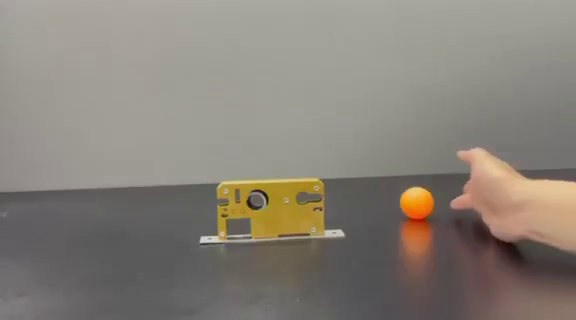
#> input picture frame 5 of lab11,12/lab 1112/kalman/tennis_ball.mp4, 576 x 320 px
$ jupyter execute kalman.ipynb
#> lines starting #> are read from the running program, lines starting #| are printed output that depends on the picture; after the words box and inside, x2 and y2 are one past the last pixel; in counts of white or black regions, pixels touching at a corner belong together
# Kalman filter

more from here https://github.com/rlabbe/Kalman-and-Bayesian-Filters-in-Python

pip install filterpy

[cell 1]
import numpy as np
import cv2

[cell 2]
class KalmanFilter(object):
    def __init__(self, dt, u_x,u_y, std_acc, x_std_meas, y_std_meas):
        """
        :param dt: sampling time (time for 1 cycle)
        :param u_x: acceleration in x-direction
        :param u_y: acceleration in y-direction
        :param std_acc: process noise magnitude
        :param x_std_meas: standard deviation of the measurement in x-direction
        :param y_std_meas: standard deviation of the measurement in y-direction
        """
#> in main, frame is the input picture: shape (320, 576, 3); mean B, G, R 120.5, 129.3, 136
        # Define sampling time
        self.dt = dt
        # Define the  control input variables
        self.u = np.matrix([[u_x],[u_y]])
        # Intial State
        self.x = np.matrix([[0], [0], [0], [0]])
        # Define the State Transition Matrix A
        self.A = np.matrix([[1, 0, self.dt, 0],
                            [0, 1, 0, self.dt],
                            [0, 0, 1, 0],
                            [0, 0, 0, 1]])
        # Define the Control Input Matrix B
        self.B = np.matrix([[(self.dt**2)/2, 0],
                            [0, (self.dt**2)/2],
                            [self.dt,0],
                            [0,self.dt]])
        # Define Measurement Mapping Matrix
        self.H = np.matrix([[1, 0, 0, 0],
                            [0, 1, 0, 0]])
        #Initial Process Noise Covariance
        self.Q = np.matrix([[(self.dt**4)/4, 0, (self.dt**3)/2, 0],
                            [0, (self.dt**4)/4, 0, (self.dt**3)/2],
                            [(self.dt**3)/2, 0, self.dt**2, 0],
                            [0, (self.dt**3)/2, 0, self.dt**2]]) * std_acc**2
        #Initial Measurement Noise Covariance
        self.R = np.matrix([[x_std_meas**2,0],
                            [0, y_std_meas**2]])
        #Initial Covariance Matrix
        self.P = np.eye(self.A.shape[1])
    def predict(self):
        # Refer to :Eq.(9) and Eq.(10)  in https://machinelearningspace.com/object-tracking-simple-implementation-of-kalman-filter-in-python/?preview_id=1364&preview_nonce=52f6f1262e&preview=true&_thumbnail_id=1795
        # Update time state
        #x_k =Ax_(k-1) + Bu_(k-1)     Eq.(9)
        self.x = np.dot(self.A, self.x) + np.dot(self.B, self.u)
        # Calculate error covariance
        # P= A*P*A' + Q               Eq.(10)
        self.P = np.dot(np.dot(self.A, self.P), self.A.T) + self.Q
        return self.x[0:2]
    def update(self, z):
        # Refer to :Eq.(11), Eq.(12) and Eq.(13)  in https://machinelearningspace.com/object-tracking-simple-implementation-of-kalman-filter-in-python/?preview_id=1364&preview_nonce=52f6f1262e&preview=true&_thumbnail_id=1795
        # S = H*P*H'+R
        S = np.dot(self.H, np.dot(self.P, self.H.T)) + self.R
        # Calculate the Kalman Gain
        # K = P * H'* inv(H*P*H'+R)
        K = np.dot(np.dot(self.P, self.H.T), np.linalg.inv(S))  #Eq.(11)
        self.x = np.round(self.x + np.dot(K, (z - np.dot(self.H, self.x))))   #Eq.(12)
        I = np.eye(self.H.shape[1])
        # Update error covariance matrix
        self.P = (I - (K * self.H)) * self.P   #Eq.(13)
        return self.x[0:2]

[cell 3]
def detect(frame,debugMode):
    # Convert frame from BGR to GRAY
#> called with debugMode = 1
    gray = cv2.cvtColor(frame, cv2.COLOR_BGR2GRAY)
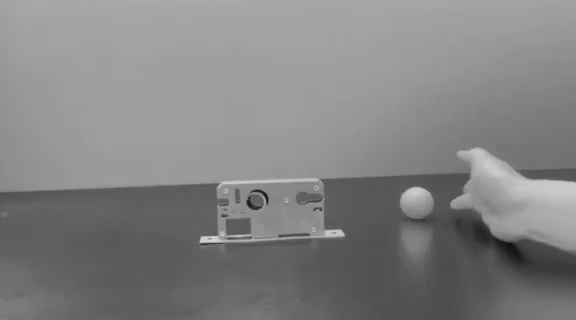
#> gray: shape (320, 576); min 12, max 214, mean 130.4
    if (debugMode):
        cv2.imshow('gray', gray)
    # Edge detection using Canny function
    img_edges = cv2.Canny(gray,  50, 190, 3)
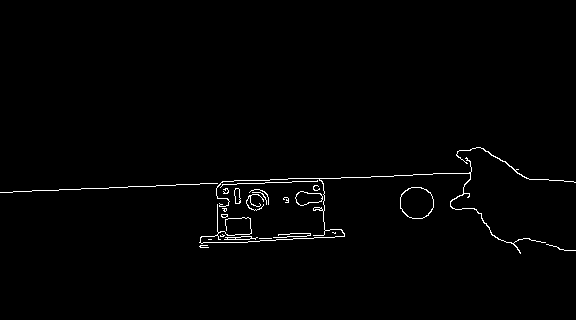
#> img_edges: shape (320, 576); 1.1% white in thin lines or dots, all inside (x1, y1, x2, y2) = (0, 147, 576, 254)
    if (debugMode):
        cv2.imshow('img_edges', img_edges)
    # Convert to black and white image
    ret, img_thresh = cv2.threshold(img_edges, 100, 255,cv2.THRESH_BINARY)
    if (debugMode):
        cv2.imshow('img_thresh', img_thresh)
    # Find contours
    contours, _ = cv2.findContours(img_thresh, cv2.RETR_EXTERNAL, cv2.CHAIN_APPROX_SIMPLE)
#> contours = 23 contours, 17 with area under 20; largest, box (x1, y1, x2, y2) and area: (400, 187, 434, 219) 841, (295, 191, 323, 206) 266, (199, 157, 546, 254) 96, (234, 188, 241, 204) 70, (224, 236, 258, 240) 59, (456, 147, 576, 183) 36
    # Set the accepted minimum & maximum radius of a detected object
    centers=[]
    cv2.imshow('contours', img_thresh)
    detected_circles = cv2.HoughCircles(gray,
                   cv2.HOUGH_GRADIENT, 1, 20, param1 = 50,
               param2 = 30, minRadius = 12, maxRadius = 40)
#> detected_circles = None
    if detected_circles is not None:
    # Convert the circle parameters a, b and r to integers.
        detected_circles = np.uint16(np.around(detected_circles))

        for pt in detected_circles[0, :]:
            a, b, r = pt[0], pt[1], pt[2]
            centers.append(np.array([[a], [b]]))
    return centers

[cell 4]
def main():
    # Create opencv video capture object
    VideoCap = cv2.VideoCapture('tennis_ball.mp4')
    #Variable used to control the speed of reading the video
    ControlSpeedVar = 100  #Lowest: 1 - Highest:100
    HiSpeed = 10
    #Create KalmanFilter object KF
    #KalmanFilter(dt, u_x, u_y, std_acc, x_std_meas, y_std_meas)
    KF = KalmanFilter(0.1, 1, 1, 1, 0.1,0.1)
    debugMode=1
    while(True):
        # Read frame
        ret, frame = VideoCap.read()
        # Detect object
        centers = detect(frame,debugMode)
#> centers = []
        # If centroids are detected then track them
        if (len(centers) > 0):
            # Draw the detected circle
            cv2.circle(frame, (int(centers[0][0]), int(centers[0][1])), 10, (0, 191, 255), 2)
            # Predict
            (x, y) = KF.predict()
            # Draw a rectangle as the predicted object position
            cv2.rectangle(frame, (int(x - 15), int(y - 15)), (int(x + 15), int(y + 15)), (255, 0, 0), 2)
            # Update
            (x1, y1) = KF.update(centers[0])
            # Draw a rectangle as the estimated object position
            cv2.rectangle(frame, (int(x1 - 15), int(y1 - 15)), (int(x1 + 15), int(y1 + 15)), (0, 0, 255), 2)
            cv2.putText(frame, "Estimated Position", (int(x1 + 15), int(y1 + 10)), 0, 0.5, (0, 0, 255), 2)
            cv2.putText(frame, "Predicted Position", (int(x + 15), int(y)), 0, 0.5, (255, 0, 0), 2)
            cv2.putText(frame, "Measured Position", (int(centers[0][0] + 15), int(centers[0][1] - 15)), 0, 0.5, (0,191,255), 2)
        cv2.imshow('image', frame)
        if cv2.waitKey(2) & 0xFF == ord('q'):
#> (key q is pressed here)
            VideoCap.release()
            cv2.destroyAllWindows()
            break
        cv2.waitKey(HiSpeed-ControlSpeedVar+1)
if __name__ == "__main__":
    # execute main
    main()

$ run again, starting later in the video
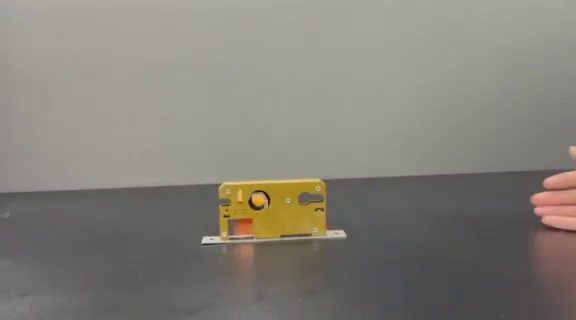
#> input picture frame 26 of lab11,12/lab 1112/kalman/tennis_ball.mp4, 576 x 320 px
#> in main, frame is the input picture: shape (320, 576, 3); mean B, G, R 121.7, 128.7, 132.8
#> in detect, `gray = cv2.cvtColor(frame, cv2.COLOR_BGR2GRAY)`:
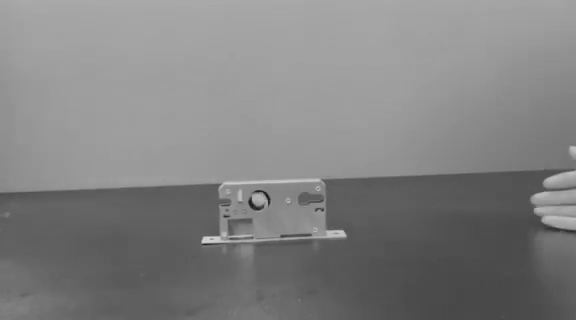
#> gray: shape (320, 576); min 17, max 215, mean 129.2
#> in detect, `img_edges = cv2.Canny(gray,  50, 190, 3)`:
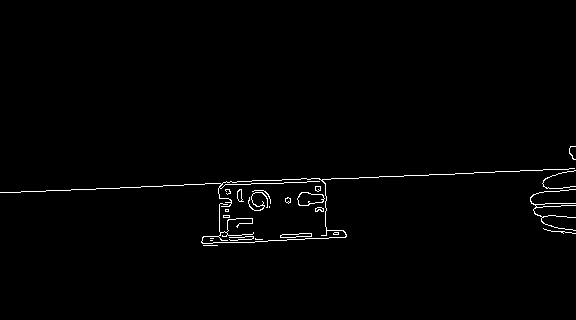
#> img_edges: shape (320, 576); 1.1% white in thin lines or dots, all inside (x1, y1, x2, y2) = (0, 146, 576, 246)
#> contours = 23 contours, 16 with area under 20; largest, box (x1, y1, x2, y2) and area: (297, 192, 325, 206) 258, (280, 233, 312, 238) 88, (237, 189, 244, 202) 44, (0, 168, 575, 244) 30, (315, 207, 324, 212) 25, (285, 197, 291, 204) 22, (315, 186, 321, 192) 22
#> detected_circles = None
#> centers = []

$ run again, starting later in the video
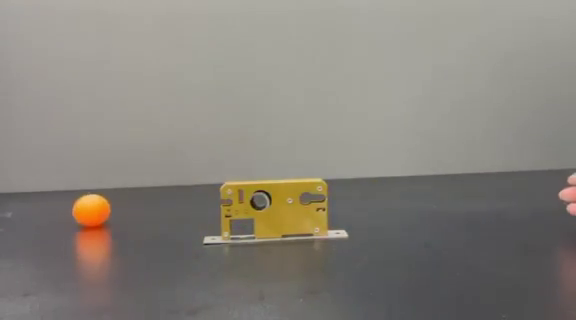
#> input picture frame 47 of lab11,12/lab 1112/kalman/tennis_ball.mp4, 576 x 320 px
#> in main, frame is the input picture: shape (320, 576, 3); mean B, G, R 123.4, 130.9, 135.4
#> in detect, `gray = cv2.cvtColor(frame, cv2.COLOR_BGR2GRAY)`:
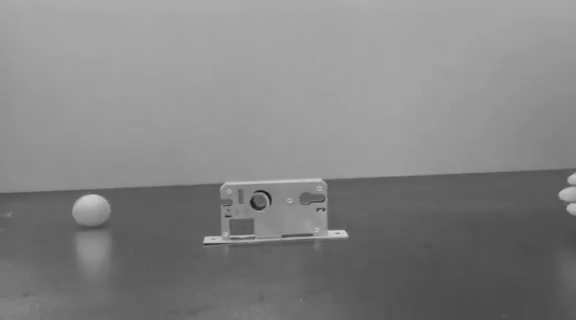
#> gray: shape (320, 576); min 23, max 212, mean 131.4
#> in detect, `img_edges = cv2.Canny(gray,  50, 190, 3)`:
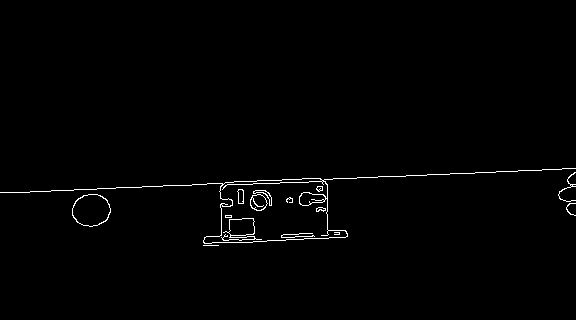
#> img_edges: shape (320, 576); 1% white in thin lines or dots, all inside (x1, y1, x2, y2) = (0, 168, 576, 246)
#> contours = 5 contours, 3 with area under 20; largest, box (x1, y1, x2, y2) and area: (0, 168, 576, 244) 6565, (72, 194, 111, 227) 955
#> detected_circles = None
#> centers = []
